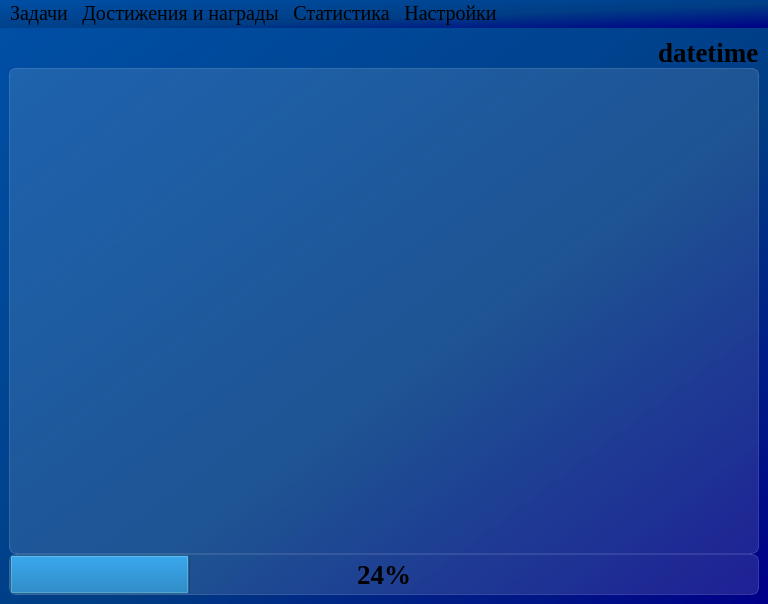
<?xml version="1.0" encoding="UTF-8"?>
<ui version="4.0">
 <class>MainWindow</class>
 <widget class="QMainWindow" name="MainWindow">
  <property name="geometry">
   <rect>
    <x>0</x>
    <y>0</y>
    <width>768</width>
    <height>604</height>
   </rect>
  </property>
  <property name="minimumSize">
   <size>
    <width>0</width>
    <height>0</height>
   </size>
  </property>
  <property name="maximumSize">
   <size>
    <width>16777215</width>
    <height>16777215</height>
   </size>
  </property>
  <property name="windowTitle">
   <string>TimeQuest</string>
  </property>
  <property name="styleSheet">
   <string notr="true">background-color: qlineargradient(spread:pad, x1:1, y1:1, x2:0, y2:0, stop:0 rgba(0, 0, 135, 255), stop:0.427447 rgba(0, 61, 132, 235), stop:1 rgba(0, 79, 165, 255));
font-family: Liberation Serif;</string>
  </property>
  <widget class="QWidget" name="centralwidget">
   <property name="maximumSize">
    <size>
     <width>16777215</width>
     <height>16777215</height>
    </size>
   </property>
   <layout class="QVBoxLayout" name="verticalLayout">
    <item>
     <layout class="QVBoxLayout" name="verticalLayout_main">
      <property name="spacing">
       <number>0</number>
      </property>
      <property name="sizeConstraint">
       <enum>QLayout::SetDefaultConstraint</enum>
      </property>
      <item>
       <layout class="QHBoxLayout" name="horizontalLayout_top" stretch="0,0,0">
        <property name="spacing">
         <number>0</number>
        </property>
        <property name="sizeConstraint">
         <enum>QLayout::SetDefaultConstraint</enum>
        </property>
        <property name="leftMargin">
         <number>0</number>
        </property>
        <item>
         <spacer name="horizontalSpacer">
          <property name="orientation">
           <enum>Qt::Horizontal</enum>
          </property>
          <property name="sizeHint" stdset="0">
           <size>
            <width>40</width>
            <height>20</height>
           </size>
          </property>
         </spacer>
        </item>
        <item>
         <widget class="QLabel" name="label_icon_datetime">
          <property name="maximumSize">
           <size>
            <width>23</width>
            <height>16777215</height>
           </size>
          </property>
          <property name="styleSheet">
           <string notr="true">font-weight: bold; 
font-size: 20pt;
background-color: none;
border: none;</string>
          </property>
          <property name="pixmap">
           <pixmap resource="../../res/icons/res-rc.qrc">:/icons/time.svg</pixmap>
          </property>
         </widget>
        </item>
        <item>
         <widget class="QLabel" name="label_datetime">
          <property name="maximumSize">
           <size>
            <width>200</width>
            <height>16777215</height>
           </size>
          </property>
          <property name="styleSheet">
           <string notr="true">font-weight: bold;
font-size: 20pt;
background-color: none;
border: none;</string>
          </property>
          <property name="text">
           <string>datetime</string>
          </property>
         </widget>
        </item>
       </layout>
      </item>
      <item>
       <layout class="QHBoxLayout" name="horizontalLayout_center">
        <item>
         <widget class="QListWidget" name="listWidget_tasks">
          <property name="styleSheet">
           <string notr="true">QListView {
font-weight: bold;
font-size: 20pt;
background-color: rgba(255, 255, 255, 30);
border: 1px solid rgba(255, 255, 255, 40);
border-radius: 7px;
}

QListView::item:selected {
border: none;
color: rgb(255, 255, 255);
background-color: rgba(255, 255, 255, 50);
}</string>
          </property>
          <property name="isWrapping" stdset="0">
           <bool>false</bool>
          </property>
          <property name="wordWrap">
           <bool>false</bool>
          </property>
         </widget>
        </item>
       </layout>
      </item>
      <item>
       <layout class="QHBoxLayout" name="horizontalLayout_down">
        <property name="spacing">
         <number>0</number>
        </property>
        <item>
         <widget class="QProgressBar" name="progressBar_done_tasks">
          <property name="minimumSize">
           <size>
            <width>0</width>
            <height>0</height>
           </size>
          </property>
          <property name="styleSheet">
           <string notr="true">background-color: rgba(255, 255, 255, 30);
border: 1px solid rgba(255, 255, 255, 40);
border-radius: 7px;
font-weight: bold;
font-size: 20pt;
text-align: center;</string>
          </property>
          <property name="value">
           <number>24</number>
          </property>
          <property name="textVisible">
           <bool>true</bool>
          </property>
         </widget>
        </item>
       </layout>
      </item>
     </layout>
    </item>
   </layout>
  </widget>
  <widget class="QMenuBar" name="menubar">
   <property name="geometry">
    <rect>
     <x>0</x>
     <y>0</y>
     <width>768</width>
     <height>22</height>
    </rect>
   </property>
   <property name="font">
    <font>
     <family>Liberation Serif</family>
     <pointsize>15</pointsize>
    </font>
   </property>
   <widget class="QMenu" name="menu_tasks">
    <property name="title">
     <string>Задачи</string>
    </property>
    <addaction name="action_add_task"/>
    <addaction name="action_delete_task"/>
   </widget>
   <widget class="QMenu" name="menu_statistic">
    <property name="title">
     <string>Статистика</string>
    </property>
    <addaction name="action_show_statistics"/>
   </widget>
   <widget class="QMenu" name="menu_settings">
    <property name="title">
     <string>Настройки</string>
    </property>
    <addaction name="action_change_theme"/>
   </widget>
   <widget class="QMenu" name="menu_achievements">
    <property name="title">
     <string>Достижения и награды</string>
    </property>
    <addaction name="action_list_achievements"/>
   </widget>
   <addaction name="menu_tasks"/>
   <addaction name="menu_achievements"/>
   <addaction name="menu_statistic"/>
   <addaction name="menu_settings"/>
  </widget>
  <action name="action_add_task">
   <property name="text">
    <string>Добавить задачу</string>
   </property>
  </action>
  <action name="action_list_achievements">
   <property name="text">
    <string>Список достижений</string>
   </property>
  </action>
  <action name="action_show_statistics">
   <property name="text">
    <string>Просмотр статистики</string>
   </property>
  </action>
  <action name="action_change_theme">
   <property name="text">
    <string>Сменить тему приложения</string>
   </property>
  </action>
  <action name="action_delete_task">
   <property name="text">
    <string>Удалить задачу</string>
   </property>
  </action>
 </widget>
 <tabstops>
  <tabstop>listWidget_tasks</tabstop>
 </tabstops>
 <resources>
  <include location="../../res/icons/res-rc.qrc"/>
  <include location="../res/icons/res-rc.qrc"/>
 </resources>
 <connections/>
</ui>
